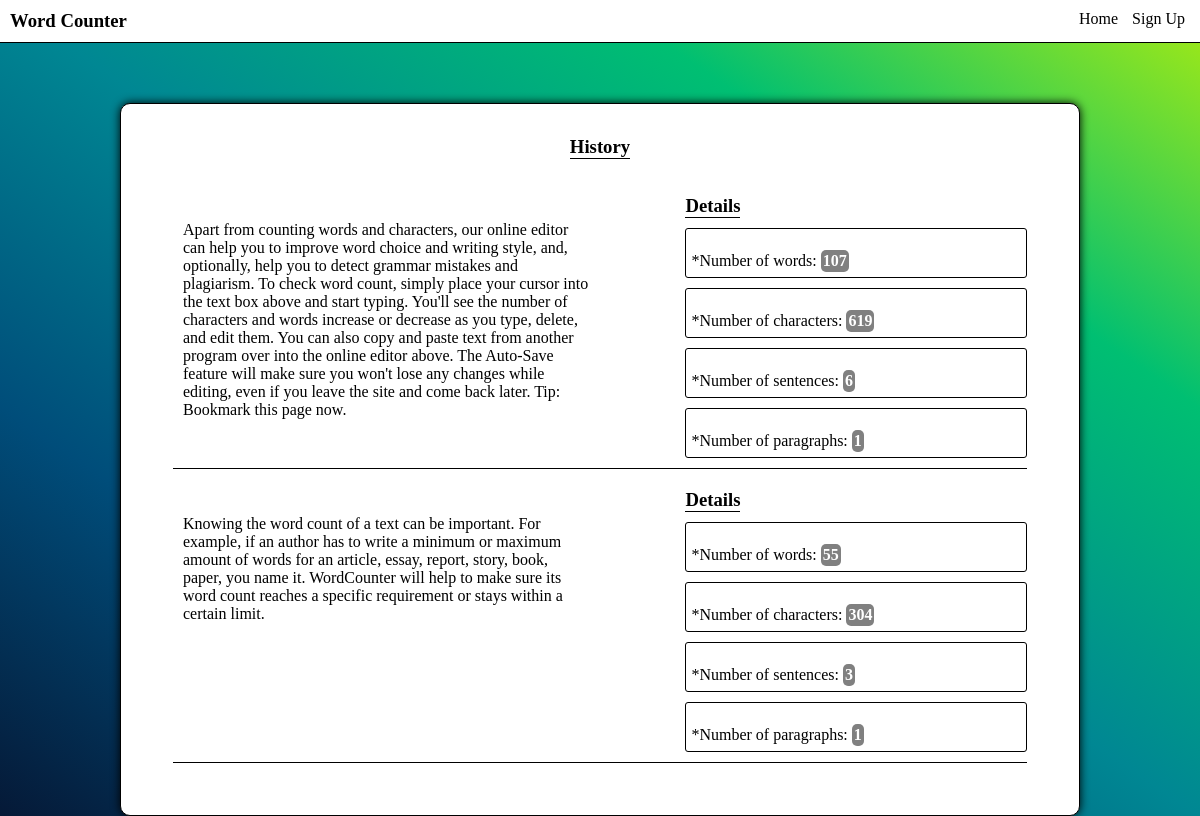
The app's page /history (signed in) with its own data.
### home/models.py (models this page shows, shortened)
class data(models.Model):
    email = models.CharField(max_length=50)
    text = models.CharField(max_length=1000000)
    words = models.CharField(max_length=50, default='No Value')
    sentences = models.CharField(max_length=50, default='No Value')
    characters = models.CharField(max_length=50, default='No Value')
    paragraphs = models.CharField(max_length=50, default='No Value')

### home/views.py (the view)
# urls.py: path('history', views.history, name='history'),
def history(request):
    datalist = data.objects.all()
    user = request.user
    return render(request, 'history.html', {'data': datalist, 'user': user})

### templates/history.html (shortened to what this page needs)
{% load static %}
<!DOCTYPE html>
<html lang="en">
<head>
    <link rel="stylesheet" href={% static 'css/history.css' %}>
</head>
<body>
    <nav>
        <h3>Word Counter</h3>
        <ul>
            <li><a href="/" class="navLink">Home</a></li>
            <li><a href="signup" class="navLink">Sign Up</a></li>
        </ul>
    </nav>
    <div class="main" style="width:80%;">
        <div class="">
            <h3 id="heading">History</h3>
        </div>
        {% for d in data %}
        {% if user.email == d.email %}
        <div class="head">
            <div style="width:50%; text-align: left;">
            <p id="text">{{d.text}}</p>
            </div>
            <div style="width:40%;">
                <div class="info">
                    <h3 class="title">Details</h3>
                    <h4 class="details">*Number of words: <label id="words">{{d.words}}</label></h4>
                    <h4 class="details">*Number of characters: <label id="characters">{{d.characters}}</label></h4>
                    <h4 class="details">*Number of sentences: <label id="sentences">{{d.sentences}}</label></h4>
                    <h4 class="details">*Number of paragraphs: <label id="paragraph">{{d.paragraphs}}</label></h4>
                </div>
            </div>
        </div>
        {% endif %}
        {% endfor %}
    </div>
</body>
</html>

### static/css/history.css (style rules this page uses)
* { margin: 0; padding: 0; box-sizing: border-box; }
nav { text-align: left; width: 100%; height: 8%; background-color: white; border-bottom: 1px solid black; padding: 10px; }
ul { list-style: none; position: absolute; right: 10px; top: 10px; }
.navLink { text-decoration: none; padding: 5px; background-color: white; color: black; border-radius: 10px; }
li { display: inline-block; }
h3 { display: inline-block; }
body { text-align: center; vertical-align: center; background-attachment:fixed; background-image: linear-gradient(to right top, #051937, #004d7a, #008793, #00bf72, #a8eb12); }
.main { text-align: center; background-color: white; padding: 2rem; width: 25%; margin-left: auto; margin-right: auto; border: 1px solid black; border-radius: 10px; box-shadow: 0 0 10px; vertical-align: middle; margin-top: 5%; }
#heading { margin-bottom: 1rem; border-bottom: 1px solid black; }
.head { text-align: center; display: flex; flex-direction: row; justify-content: space-between; border-bottom: 1px solid black; margin: 20px; }
label { margin-top: 1rem; display: block; text-align: left; }
.info { text-align: left; width: 100%; }
.title { border-bottom: 1px solid black; }
.details { border-radius: 3px; margin: 10px auto; border: 1px solid black; padding: 5px; font-weight: lighter; }
label { font-weight: bold; display: inline-block; background-color: gray; padding: 2px; border-radius: 5px; color: white; }
#text { border-radius: 5px; font-size: 1rem; padding: 10px; margin-top: 1rem; }

### records on screen
data: text "Apart from counting words and characters, our online editor can help you to improve word choice and writing style, and, optionally, help you to detect grammar mistakes and plagiarism. To check word count, simply place your cursor into the text box above and start typing. You'll see the number of characters and words increase or decrease as you type, delete, and edit them. You can also copy and paste text from another program over into the online editor above. The Auto-Save feature will make sure you won't lose any changes while editing, even if you leave the site and come back later. Tip: Bookmark this page now.", words "107", characters "619", sentences "6", paragraphs "1"
data: text "Knowing the word count of a text can be important. For example, if an author has to write a minimum or maximum amount of words for an article, essay, report, story, book, paper, you name it. WordCounter will help to make sure its word count reaches a specific requirement or stays within a certain limit.", words "55", characters "304", sentences "3", paragraphs "1"
